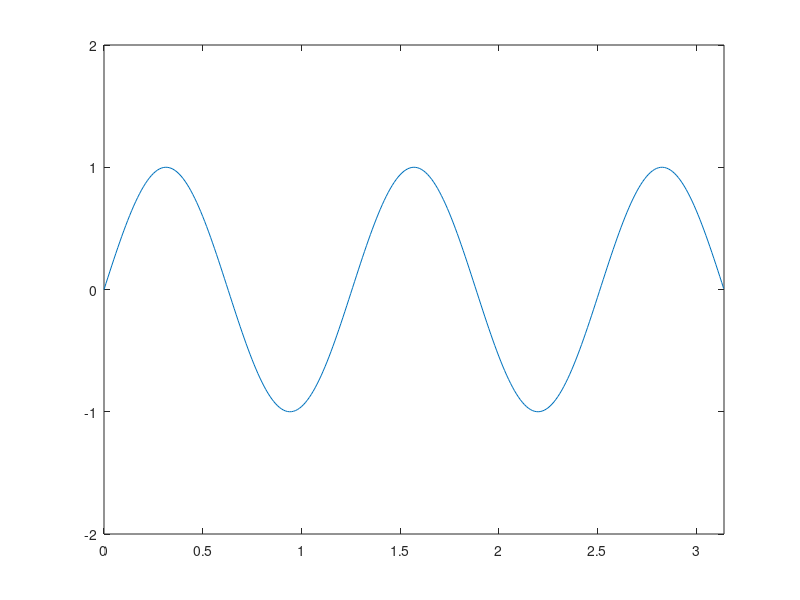

Reproduce this figure in MATLAB. (Note: this script raises an error after producing the figure.)
%% Section 10.7 The Wave Equation

%%  A vibrating string
% The following commands create and show
% an animation of the solution of the wave equation 
% $u(x,t) = \sin(5x)\cos(5t),\ 0 < x < \pi,\ 0 < t < 2 \pi$. In the animation, 
% $t = n\pi/50$.

X = 0:0.01:pi;
for n = 0:100
    plot(X, sin(5*X)*cos(n*pi/10)), axis([0,pi,-2,2])
    M(n+1) = getframe;
end

mplay(M,6)


 
